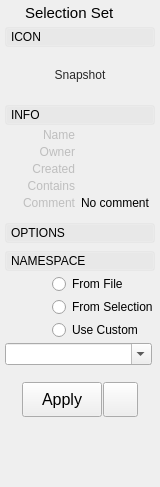
<?xml version="1.0" encoding="UTF-8"?>
<ui version="4.0">
 <class>Form</class>
 <widget class="QWidget" name="Form">
  <property name="geometry">
   <rect>
    <x>0</x>
    <y>0</y>
    <width>160</width>
    <height>487</height>
   </rect>
  </property>
  <property name="sizePolicy">
   <sizepolicy hsizetype="Preferred" vsizetype="Preferred">
    <horstretch>0</horstretch>
    <verstretch>0</verstretch>
   </sizepolicy>
  </property>
  <property name="minimumSize">
   <size>
    <width>160</width>
    <height>440</height>
   </size>
  </property>
  <property name="maximumSize">
   <size>
    <width>16777215</width>
    <height>16777215</height>
   </size>
  </property>
  <property name="windowTitle">
   <string>Form</string>
  </property>
  <property name="styleSheet">
   <string notr="true"/>
  </property>
  <layout class="QVBoxLayout" name="verticalLayout">
   <property name="spacing">
    <number>5</number>
   </property>
   <property name="leftMargin">
    <number>5</number>
   </property>
   <property name="topMargin">
    <number>2</number>
   </property>
   <property name="rightMargin">
    <number>5</number>
   </property>
   <property name="bottomMargin">
    <number>2</number>
   </property>
   <item>
    <layout class="QHBoxLayout" name="horizontalLayout_18">
     <property name="leftMargin">
      <number>2</number>
     </property>
     <property name="topMargin">
      <number>2</number>
     </property>
     <property name="rightMargin">
      <number>2</number>
     </property>
     <property name="bottomMargin">
      <number>0</number>
     </property>
     <item>
      <widget class="QLabel" name="label_6">
       <property name="maximumSize">
        <size>
         <width>13</width>
         <height>13</height>
        </size>
       </property>
       <property name="text">
        <string/>
       </property>
       <property name="pixmap">
        <pixmap>../icons/selectionSet2.png</pixmap>
       </property>
       <property name="scaledContents">
        <bool>true</bool>
       </property>
      </widget>
     </item>
     <item>
      <widget class="QLabel" name="label_2">
       <property name="font">
        <font>
         <family>Arial</family>
         <pointsize>11</pointsize>
         <weight>50</weight>
         <bold>false</bold>
        </font>
       </property>
       <property name="text">
        <string>Selection Set</string>
       </property>
      </widget>
     </item>
    </layout>
   </item>
   <item>
    <widget class="QFrame" name="iconToggleBox">
     <property name="styleSheet">
      <string notr="true"/>
     </property>
     <property name="frameShape">
      <enum>QFrame::NoFrame</enum>
     </property>
     <property name="frameShadow">
      <enum>QFrame::Raised</enum>
     </property>
     <layout class="QVBoxLayout" name="verticalLayout_6">
      <property name="spacing">
       <number>0</number>
      </property>
      <property name="margin">
       <number>0</number>
      </property>
      <item>
       <widget class="QFrame" name="iconToggleBoxHeading">
        <property name="styleSheet">
         <string notr="true"/>
        </property>
        <property name="frameShape">
         <enum>QFrame::NoFrame</enum>
        </property>
        <property name="frameShadow">
         <enum>QFrame::Raised</enum>
        </property>
        <layout class="QVBoxLayout" name="verticalLayout_7">
         <property name="spacing">
          <number>0</number>
         </property>
         <property name="margin">
          <number>0</number>
         </property>
         <item>
          <widget class="QPushButton" name="iconToggleBoxButton">
           <property name="minimumSize">
            <size>
             <width>0</width>
             <height>20</height>
            </size>
           </property>
           <property name="styleSheet">
            <string notr="true">
QPushButton {
	Text-align: left;
	padding-left: 5px;
}

QPushButton:Checked {
	background-color: rgb(255,255,255,25);
}

QPushButton:!Checked {
	background-color: rgb(255,255,255,10);
}</string>
           </property>
           <property name="text">
            <string>ICON</string>
           </property>
           <property name="checkable">
            <bool>true</bool>
           </property>
           <property name="checked">
            <bool>true</bool>
           </property>
           <property name="flat">
            <bool>true</bool>
           </property>
          </widget>
         </item>
        </layout>
       </widget>
      </item>
      <item>
       <widget class="QFrame" name="iconToggleBoxFrame">
        <property name="sizePolicy">
         <sizepolicy hsizetype="Preferred" vsizetype="Expanding">
          <horstretch>0</horstretch>
          <verstretch>0</verstretch>
         </sizepolicy>
        </property>
        <property name="styleSheet">
         <string notr="true"/>
        </property>
        <property name="frameShape">
         <enum>QFrame::NoFrame</enum>
        </property>
        <property name="frameShadow">
         <enum>QFrame::Raised</enum>
        </property>
        <layout class="QVBoxLayout" name="verticalLayout_8">
         <property name="spacing">
          <number>3</number>
         </property>
         <property name="leftMargin">
          <number>0</number>
         </property>
         <property name="topMargin">
          <number>3</number>
         </property>
         <property name="rightMargin">
          <number>0</number>
         </property>
         <property name="bottomMargin">
          <number>0</number>
         </property>
         <item>
          <layout class="QHBoxLayout" name="thumbnailLayout">
           <property name="spacing">
            <number>0</number>
           </property>
           <property name="topMargin">
            <number>0</number>
           </property>
           <property name="bottomMargin">
            <number>0</number>
           </property>
           <item>
            <widget class="QFrame" name="thumbnailFrame">
             <property name="sizePolicy">
              <sizepolicy hsizetype="Expanding" vsizetype="Expanding">
               <horstretch>0</horstretch>
               <verstretch>1</verstretch>
              </sizepolicy>
             </property>
             <property name="minimumSize">
              <size>
               <width>50</width>
               <height>50</height>
              </size>
             </property>
             <property name="maximumSize">
              <size>
               <width>150</width>
               <height>150</height>
              </size>
             </property>
             <property name="styleSheet">
              <string notr="true"/>
             </property>
             <property name="frameShape">
              <enum>QFrame::NoFrame</enum>
             </property>
             <property name="frameShadow">
              <enum>QFrame::Plain</enum>
             </property>
             <property name="lineWidth">
              <number>0</number>
             </property>
             <layout class="QVBoxLayout" name="verticalLayout_4">
              <property name="spacing">
               <number>0</number>
              </property>
              <property name="margin">
               <number>0</number>
              </property>
              <item>
               <widget class="QToolButton" name="thumbnailButton">
                <property name="enabled">
                 <bool>true</bool>
                </property>
                <property name="sizePolicy">
                 <sizepolicy hsizetype="Expanding" vsizetype="Expanding">
                  <horstretch>0</horstretch>
                  <verstretch>1</verstretch>
                 </sizepolicy>
                </property>
                <property name="minimumSize">
                 <size>
                  <width>0</width>
                  <height>0</height>
                 </size>
                </property>
                <property name="maximumSize">
                 <size>
                  <width>150</width>
                  <height>150</height>
                 </size>
                </property>
                <property name="toolTip">
                 <string>Take snapshot</string>
                </property>
                <property name="layoutDirection">
                 <enum>Qt::LeftToRight</enum>
                </property>
                <property name="styleSheet">
                 <string notr="true">color: rgb(40, 40, 40);
border: 1px solid rgb(0, 0, 0, 0);
background-color: rgb(254, 255, 230, 0);</string>
                </property>
                <property name="text">
                 <string>Snapshot</string>
                </property>
                <property name="icon">
                 <iconset>
                  <normaloff>../icons/thumbnail.png</normaloff>../icons/thumbnail.png</iconset>
                </property>
                <property name="iconSize">
                 <size>
                  <width>150</width>
                  <height>150</height>
                 </size>
                </property>
                <property name="popupMode">
                 <enum>QToolButton::InstantPopup</enum>
                </property>
                <property name="toolButtonStyle">
                 <enum>Qt::ToolButtonIconOnly</enum>
                </property>
                <property name="autoRaise">
                 <bool>false</bool>
                </property>
               </widget>
              </item>
             </layout>
            </widget>
           </item>
          </layout>
         </item>
        </layout>
       </widget>
      </item>
     </layout>
    </widget>
   </item>
   <item>
    <widget class="QFrame" name="infoToggleBox">
     <property name="styleSheet">
      <string notr="true"/>
     </property>
     <property name="frameShape">
      <enum>QFrame::NoFrame</enum>
     </property>
     <property name="frameShadow">
      <enum>QFrame::Raised</enum>
     </property>
     <layout class="QVBoxLayout" name="verticalLayout_3">
      <property name="spacing">
       <number>0</number>
      </property>
      <property name="margin">
       <number>0</number>
      </property>
      <item>
       <widget class="QFrame" name="infoToggleBoxHeading">
        <property name="styleSheet">
         <string notr="true"/>
        </property>
        <property name="frameShape">
         <enum>QFrame::NoFrame</enum>
        </property>
        <property name="frameShadow">
         <enum>QFrame::Raised</enum>
        </property>
        <layout class="QVBoxLayout" name="verticalLayout_5">
         <property name="spacing">
          <number>0</number>
         </property>
         <property name="margin">
          <number>0</number>
         </property>
         <item>
          <widget class="QPushButton" name="infoToggleBoxButton">
           <property name="minimumSize">
            <size>
             <width>0</width>
             <height>20</height>
            </size>
           </property>
           <property name="styleSheet">
            <string notr="true">
QPushButton {
	Text-align: left;
	padding-left: 5px;
}

QPushButton:Checked {
	background-color: rgb(255,255,255,25);
}

QPushButton:!Checked {
	background-color: rgb(255,255,255,10);
}</string>
           </property>
           <property name="text">
            <string>INFO</string>
           </property>
           <property name="checkable">
            <bool>true</bool>
           </property>
           <property name="checked">
            <bool>true</bool>
           </property>
           <property name="flat">
            <bool>true</bool>
           </property>
          </widget>
         </item>
        </layout>
       </widget>
      </item>
      <item>
       <widget class="QFrame" name="infoToggleBoxFrame">
        <property name="styleSheet">
         <string notr="true"/>
        </property>
        <property name="frameShape">
         <enum>QFrame::NoFrame</enum>
        </property>
        <property name="frameShadow">
         <enum>QFrame::Raised</enum>
        </property>
        <layout class="QVBoxLayout" name="verticalLayout_9">
         <property name="spacing">
          <number>3</number>
         </property>
         <property name="leftMargin">
          <number>0</number>
         </property>
         <property name="topMargin">
          <number>3</number>
         </property>
         <property name="rightMargin">
          <number>0</number>
         </property>
         <property name="bottomMargin">
          <number>3</number>
         </property>
         <item>
          <layout class="QHBoxLayout" name="horizontalLayout">
           <property name="spacing">
            <number>6</number>
           </property>
           <property name="topMargin">
            <number>0</number>
           </property>
           <item>
            <widget class="QLabel" name="label">
             <property name="enabled">
              <bool>false</bool>
             </property>
             <property name="sizePolicy">
              <sizepolicy hsizetype="Preferred" vsizetype="Preferred">
               <horstretch>2</horstretch>
               <verstretch>0</verstretch>
              </sizepolicy>
             </property>
             <property name="minimumSize">
              <size>
               <width>70</width>
               <height>0</height>
              </size>
             </property>
             <property name="maximumSize">
              <size>
               <width>16777215</width>
               <height>16777215</height>
              </size>
             </property>
             <property name="text">
              <string>Name</string>
             </property>
             <property name="alignment">
              <set>Qt::AlignRight|Qt::AlignTrailing|Qt::AlignVCenter</set>
             </property>
            </widget>
           </item>
           <item>
            <widget class="QLabel" name="name">
             <property name="enabled">
              <bool>true</bool>
             </property>
             <property name="sizePolicy">
              <sizepolicy hsizetype="Expanding" vsizetype="Preferred">
               <horstretch>4</horstretch>
               <verstretch>0</verstretch>
              </sizepolicy>
             </property>
             <property name="text">
              <string/>
             </property>
            </widget>
           </item>
          </layout>
         </item>
         <item>
          <layout class="QHBoxLayout" name="horizontalLayout_9">
           <property name="spacing">
            <number>6</number>
           </property>
           <property name="topMargin">
            <number>0</number>
           </property>
           <item>
            <widget class="QLabel" name="label_13">
             <property name="enabled">
              <bool>false</bool>
             </property>
             <property name="sizePolicy">
              <sizepolicy hsizetype="Preferred" vsizetype="Expanding">
               <horstretch>2</horstretch>
               <verstretch>0</verstretch>
              </sizepolicy>
             </property>
             <property name="minimumSize">
              <size>
               <width>70</width>
               <height>0</height>
              </size>
             </property>
             <property name="maximumSize">
              <size>
               <width>16777215</width>
               <height>16777215</height>
              </size>
             </property>
             <property name="text">
              <string>Owner</string>
             </property>
             <property name="alignment">
              <set>Qt::AlignRight|Qt::AlignTop|Qt::AlignTrailing</set>
             </property>
            </widget>
           </item>
           <item>
            <widget class="QLabel" name="owner">
             <property name="enabled">
              <bool>true</bool>
             </property>
             <property name="sizePolicy">
              <sizepolicy hsizetype="Expanding" vsizetype="Expanding">
               <horstretch>4</horstretch>
               <verstretch>0</verstretch>
              </sizepolicy>
             </property>
             <property name="minimumSize">
              <size>
               <width>0</width>
               <height>0</height>
              </size>
             </property>
             <property name="maximumSize">
              <size>
               <width>16777215</width>
               <height>16777215</height>
              </size>
             </property>
             <property name="styleSheet">
              <string notr="true"/>
             </property>
             <property name="text">
              <string/>
             </property>
             <property name="alignment">
              <set>Qt::AlignLeading|Qt::AlignLeft|Qt::AlignTop</set>
             </property>
             <property name="wordWrap">
              <bool>true</bool>
             </property>
            </widget>
           </item>
          </layout>
         </item>
         <item>
          <layout class="QHBoxLayout" name="horizontalLayout_11">
           <property name="spacing">
            <number>6</number>
           </property>
           <property name="topMargin">
            <number>0</number>
           </property>
           <item>
            <widget class="QLabel" name="label_14">
             <property name="enabled">
              <bool>false</bool>
             </property>
             <property name="sizePolicy">
              <sizepolicy hsizetype="Preferred" vsizetype="Expanding">
               <horstretch>2</horstretch>
               <verstretch>0</verstretch>
              </sizepolicy>
             </property>
             <property name="minimumSize">
              <size>
               <width>70</width>
               <height>0</height>
              </size>
             </property>
             <property name="maximumSize">
              <size>
               <width>16777215</width>
               <height>16777215</height>
              </size>
             </property>
             <property name="text">
              <string>Created</string>
             </property>
             <property name="alignment">
              <set>Qt::AlignRight|Qt::AlignTop|Qt::AlignTrailing</set>
             </property>
            </widget>
           </item>
           <item>
            <widget class="QLabel" name="created">
             <property name="enabled">
              <bool>true</bool>
             </property>
             <property name="sizePolicy">
              <sizepolicy hsizetype="Expanding" vsizetype="Expanding">
               <horstretch>4</horstretch>
               <verstretch>0</verstretch>
              </sizepolicy>
             </property>
             <property name="minimumSize">
              <size>
               <width>0</width>
               <height>0</height>
              </size>
             </property>
             <property name="maximumSize">
              <size>
               <width>16777215</width>
               <height>16777215</height>
              </size>
             </property>
             <property name="styleSheet">
              <string notr="true"/>
             </property>
             <property name="text">
              <string/>
             </property>
             <property name="alignment">
              <set>Qt::AlignLeading|Qt::AlignLeft|Qt::AlignTop</set>
             </property>
             <property name="wordWrap">
              <bool>true</bool>
             </property>
            </widget>
           </item>
          </layout>
         </item>
         <item>
          <layout class="QHBoxLayout" name="horizontalLayout_15">
           <property name="spacing">
            <number>6</number>
           </property>
           <property name="topMargin">
            <number>0</number>
           </property>
           <property name="bottomMargin">
            <number>0</number>
           </property>
           <item>
            <widget class="QLabel" name="label_15">
             <property name="enabled">
              <bool>false</bool>
             </property>
             <property name="sizePolicy">
              <sizepolicy hsizetype="Preferred" vsizetype="Expanding">
               <horstretch>2</horstretch>
               <verstretch>0</verstretch>
              </sizepolicy>
             </property>
             <property name="minimumSize">
              <size>
               <width>70</width>
               <height>0</height>
              </size>
             </property>
             <property name="maximumSize">
              <size>
               <width>16777215</width>
               <height>16777215</height>
              </size>
             </property>
             <property name="text">
              <string>Contains</string>
             </property>
             <property name="alignment">
              <set>Qt::AlignRight|Qt::AlignTop|Qt::AlignTrailing</set>
             </property>
            </widget>
           </item>
           <item>
            <widget class="QLabel" name="contains">
             <property name="enabled">
              <bool>true</bool>
             </property>
             <property name="sizePolicy">
              <sizepolicy hsizetype="Expanding" vsizetype="MinimumExpanding">
               <horstretch>4</horstretch>
               <verstretch>0</verstretch>
              </sizepolicy>
             </property>
             <property name="minimumSize">
              <size>
               <width>0</width>
               <height>0</height>
              </size>
             </property>
             <property name="maximumSize">
              <size>
               <width>16777215</width>
               <height>16777215</height>
              </size>
             </property>
             <property name="styleSheet">
              <string notr="true"/>
             </property>
             <property name="text">
              <string/>
             </property>
             <property name="alignment">
              <set>Qt::AlignLeading|Qt::AlignLeft|Qt::AlignTop</set>
             </property>
             <property name="wordWrap">
              <bool>true</bool>
             </property>
            </widget>
           </item>
          </layout>
         </item>
         <item>
          <layout class="QHBoxLayout" name="horizontalLayout_19">
           <property name="spacing">
            <number>6</number>
           </property>
           <property name="topMargin">
            <number>0</number>
           </property>
           <property name="bottomMargin">
            <number>5</number>
           </property>
           <item>
            <widget class="QLabel" name="label_11">
             <property name="enabled">
              <bool>false</bool>
             </property>
             <property name="sizePolicy">
              <sizepolicy hsizetype="Preferred" vsizetype="Expanding">
               <horstretch>2</horstretch>
               <verstretch>0</verstretch>
              </sizepolicy>
             </property>
             <property name="minimumSize">
              <size>
               <width>70</width>
               <height>0</height>
              </size>
             </property>
             <property name="maximumSize">
              <size>
               <width>16777215</width>
               <height>16777215</height>
              </size>
             </property>
             <property name="text">
              <string>Comment</string>
             </property>
             <property name="alignment">
              <set>Qt::AlignRight|Qt::AlignTop|Qt::AlignTrailing</set>
             </property>
            </widget>
           </item>
           <item>
            <widget class="QLabel" name="comment">
             <property name="enabled">
              <bool>true</bool>
             </property>
             <property name="sizePolicy">
              <sizepolicy hsizetype="Expanding" vsizetype="MinimumExpanding">
               <horstretch>4</horstretch>
               <verstretch>0</verstretch>
              </sizepolicy>
             </property>
             <property name="minimumSize">
              <size>
               <width>0</width>
               <height>0</height>
              </size>
             </property>
             <property name="maximumSize">
              <size>
               <width>16777215</width>
               <height>16777215</height>
              </size>
             </property>
             <property name="styleSheet">
              <string notr="true"/>
             </property>
             <property name="text">
              <string>No comment</string>
             </property>
             <property name="alignment">
              <set>Qt::AlignLeading|Qt::AlignLeft|Qt::AlignTop</set>
             </property>
             <property name="wordWrap">
              <bool>true</bool>
             </property>
             <property name="textInteractionFlags">
              <set>Qt::LinksAccessibleByMouse|Qt::TextSelectableByMouse</set>
             </property>
            </widget>
           </item>
          </layout>
         </item>
        </layout>
       </widget>
      </item>
     </layout>
    </widget>
   </item>
   <item>
    <widget class="QFrame" name="optionsToggleBox">
     <property name="maximumSize">
      <size>
       <width>100000</width>
       <height>100000</height>
      </size>
     </property>
     <property name="styleSheet">
      <string notr="true"/>
     </property>
     <property name="frameShape">
      <enum>QFrame::NoFrame</enum>
     </property>
     <property name="frameShadow">
      <enum>QFrame::Raised</enum>
     </property>
     <layout class="QVBoxLayout" name="verticalLayout_13">
      <property name="spacing">
       <number>0</number>
      </property>
      <property name="margin">
       <number>0</number>
      </property>
      <item>
       <widget class="QFrame" name="optionsToggleBoxHeading">
        <property name="styleSheet">
         <string notr="true"/>
        </property>
        <property name="frameShape">
         <enum>QFrame::NoFrame</enum>
        </property>
        <property name="frameShadow">
         <enum>QFrame::Raised</enum>
        </property>
        <layout class="QVBoxLayout" name="verticalLayout_14">
         <property name="spacing">
          <number>0</number>
         </property>
         <property name="margin">
          <number>0</number>
         </property>
         <item>
          <widget class="QPushButton" name="optionsToggleBoxButton">
           <property name="minimumSize">
            <size>
             <width>0</width>
             <height>20</height>
            </size>
           </property>
           <property name="styleSheet">
            <string notr="true">
QPushButton {
	Text-align: left;
	padding-left: 5px;
}

QPushButton:Checked {
	background-color: rgb(255,255,255,25);
}

QPushButton:!Checked {
	background-color: rgb(255,255,255,10);
}</string>
           </property>
           <property name="text">
            <string>OPTIONS</string>
           </property>
           <property name="checkable">
            <bool>true</bool>
           </property>
           <property name="checked">
            <bool>true</bool>
           </property>
           <property name="flat">
            <bool>true</bool>
           </property>
          </widget>
         </item>
        </layout>
       </widget>
      </item>
      <item>
       <widget class="QFrame" name="optionsToggleBoxFrame">
        <property name="sizePolicy">
         <sizepolicy hsizetype="Preferred" vsizetype="Expanding">
          <horstretch>0</horstretch>
          <verstretch>0</verstretch>
         </sizepolicy>
        </property>
        <property name="styleSheet">
         <string notr="true"/>
        </property>
        <property name="frameShape">
         <enum>QFrame::NoFrame</enum>
        </property>
        <property name="frameShadow">
         <enum>QFrame::Raised</enum>
        </property>
        <layout class="QVBoxLayout" name="verticalLayout_15">
         <property name="spacing">
          <number>3</number>
         </property>
         <property name="leftMargin">
          <number>0</number>
         </property>
         <property name="topMargin">
          <number>3</number>
         </property>
         <property name="rightMargin">
          <number>0</number>
         </property>
         <property name="bottomMargin">
          <number>0</number>
         </property>
        </layout>
       </widget>
      </item>
     </layout>
    </widget>
   </item>
   <item>
    <widget class="QFrame" name="namespaceToggleBox">
     <property name="styleSheet">
      <string notr="true"/>
     </property>
     <property name="frameShape">
      <enum>QFrame::NoFrame</enum>
     </property>
     <property name="frameShadow">
      <enum>QFrame::Raised</enum>
     </property>
     <layout class="QVBoxLayout" name="verticalLayout_16">
      <property name="spacing">
       <number>0</number>
      </property>
      <property name="margin">
       <number>0</number>
      </property>
      <item>
       <widget class="QFrame" name="namespaceToggleBoxHeading">
        <property name="styleSheet">
         <string notr="true"/>
        </property>
        <property name="frameShape">
         <enum>QFrame::NoFrame</enum>
        </property>
        <property name="frameShadow">
         <enum>QFrame::Raised</enum>
        </property>
        <layout class="QVBoxLayout" name="verticalLayout_17">
         <property name="spacing">
          <number>0</number>
         </property>
         <property name="margin">
          <number>0</number>
         </property>
         <item>
          <widget class="QPushButton" name="namespaceToggleBoxButton">
           <property name="minimumSize">
            <size>
             <width>0</width>
             <height>20</height>
            </size>
           </property>
           <property name="styleSheet">
            <string notr="true">
QPushButton {
	Text-align: left;
	padding-left: 5px;
}

QPushButton:Checked {
	background-color: rgb(255,255,255,25);
}

QPushButton:!Checked {
	background-color: rgb(255,255,255,10);
}</string>
           </property>
           <property name="text">
            <string>NAMESPACE</string>
           </property>
           <property name="checkable">
            <bool>true</bool>
           </property>
           <property name="checked">
            <bool>true</bool>
           </property>
           <property name="flat">
            <bool>true</bool>
           </property>
          </widget>
         </item>
        </layout>
       </widget>
      </item>
      <item>
       <widget class="QFrame" name="namespaceToggleBoxFrame">
        <property name="sizePolicy">
         <sizepolicy hsizetype="Preferred" vsizetype="Expanding">
          <horstretch>0</horstretch>
          <verstretch>0</verstretch>
         </sizepolicy>
        </property>
        <property name="styleSheet">
         <string notr="true"/>
        </property>
        <property name="frameShape">
         <enum>QFrame::NoFrame</enum>
        </property>
        <property name="frameShadow">
         <enum>QFrame::Raised</enum>
        </property>
        <layout class="QVBoxLayout" name="verticalLayout_18">
         <property name="spacing">
          <number>3</number>
         </property>
         <property name="leftMargin">
          <number>0</number>
         </property>
         <property name="topMargin">
          <number>3</number>
         </property>
         <property name="rightMargin">
          <number>3</number>
         </property>
         <property name="bottomMargin">
          <number>3</number>
         </property>
         <item>
          <layout class="QHBoxLayout" name="horizontalLayout_5">
           <property name="spacing">
            <number>2</number>
           </property>
           <property name="leftMargin">
            <number>0</number>
           </property>
           <property name="topMargin">
            <number>0</number>
           </property>
           <item>
            <widget class="QLabel" name="label_16">
             <property name="sizePolicy">
              <sizepolicy hsizetype="Preferred" vsizetype="Preferred">
               <horstretch>2</horstretch>
               <verstretch>0</verstretch>
              </sizepolicy>
             </property>
             <property name="minimumSize">
              <size>
               <width>40</width>
               <height>0</height>
              </size>
             </property>
             <property name="maximumSize">
              <size>
               <width>16777215</width>
               <height>16777215</height>
              </size>
             </property>
             <property name="layoutDirection">
              <enum>Qt::LeftToRight</enum>
             </property>
             <property name="text">
              <string/>
             </property>
             <property name="alignment">
              <set>Qt::AlignRight|Qt::AlignTrailing|Qt::AlignVCenter</set>
             </property>
            </widget>
           </item>
           <item>
            <widget class="QRadioButton" name="useFileNamespace">
             <property name="sizePolicy">
              <sizepolicy hsizetype="Expanding" vsizetype="Fixed">
               <horstretch>4</horstretch>
               <verstretch>0</verstretch>
              </sizepolicy>
             </property>
             <property name="minimumSize">
              <size>
               <width>100</width>
               <height>0</height>
              </size>
             </property>
             <property name="text">
              <string>From File</string>
             </property>
            </widget>
           </item>
          </layout>
         </item>
         <item>
          <layout class="QHBoxLayout" name="horizontalLayout_10">
           <property name="spacing">
            <number>2</number>
           </property>
           <property name="leftMargin">
            <number>0</number>
           </property>
           <property name="topMargin">
            <number>0</number>
           </property>
           <item>
            <widget class="QLabel" name="label_17">
             <property name="sizePolicy">
              <sizepolicy hsizetype="Preferred" vsizetype="Preferred">
               <horstretch>2</horstretch>
               <verstretch>0</verstretch>
              </sizepolicy>
             </property>
             <property name="minimumSize">
              <size>
               <width>40</width>
               <height>0</height>
              </size>
             </property>
             <property name="maximumSize">
              <size>
               <width>16777215</width>
               <height>16777215</height>
              </size>
             </property>
             <property name="layoutDirection">
              <enum>Qt::LeftToRight</enum>
             </property>
             <property name="text">
              <string/>
             </property>
             <property name="alignment">
              <set>Qt::AlignRight|Qt::AlignTrailing|Qt::AlignVCenter</set>
             </property>
            </widget>
           </item>
           <item>
            <widget class="QRadioButton" name="useSelectionNamespace">
             <property name="sizePolicy">
              <sizepolicy hsizetype="Expanding" vsizetype="Fixed">
               <horstretch>4</horstretch>
               <verstretch>0</verstretch>
              </sizepolicy>
             </property>
             <property name="minimumSize">
              <size>
               <width>100</width>
               <height>0</height>
              </size>
             </property>
             <property name="text">
              <string>From Selection</string>
             </property>
            </widget>
           </item>
          </layout>
         </item>
         <item>
          <layout class="QHBoxLayout" name="horizontalLayout_12">
           <property name="spacing">
            <number>2</number>
           </property>
           <property name="leftMargin">
            <number>0</number>
           </property>
           <property name="topMargin">
            <number>0</number>
           </property>
           <item>
            <widget class="QLabel" name="label_19">
             <property name="sizePolicy">
              <sizepolicy hsizetype="Preferred" vsizetype="Preferred">
               <horstretch>2</horstretch>
               <verstretch>0</verstretch>
              </sizepolicy>
             </property>
             <property name="minimumSize">
              <size>
               <width>40</width>
               <height>0</height>
              </size>
             </property>
             <property name="maximumSize">
              <size>
               <width>16777215</width>
               <height>16777215</height>
              </size>
             </property>
             <property name="layoutDirection">
              <enum>Qt::LeftToRight</enum>
             </property>
             <property name="text">
              <string/>
             </property>
             <property name="alignment">
              <set>Qt::AlignRight|Qt::AlignTrailing|Qt::AlignVCenter</set>
             </property>
            </widget>
           </item>
           <item>
            <widget class="QRadioButton" name="useCustomNamespace">
             <property name="sizePolicy">
              <sizepolicy hsizetype="Expanding" vsizetype="Fixed">
               <horstretch>4</horstretch>
               <verstretch>0</verstretch>
              </sizepolicy>
             </property>
             <property name="minimumSize">
              <size>
               <width>100</width>
               <height>0</height>
              </size>
             </property>
             <property name="text">
              <string>Use Custom</string>
             </property>
            </widget>
           </item>
          </layout>
         </item>
         <item>
          <widget class="QComboBox" name="namespaceComboBox">
           <property name="sizePolicy">
            <sizepolicy hsizetype="Preferred" vsizetype="Preferred">
             <horstretch>0</horstretch>
             <verstretch>0</verstretch>
            </sizepolicy>
           </property>
           <property name="editable">
            <bool>true</bool>
           </property>
           <property name="frame">
            <bool>true</bool>
           </property>
          </widget>
         </item>
        </layout>
       </widget>
      </item>
     </layout>
    </widget>
   </item>
   <item>
    <widget class="QFrame" name="previewButtons">
     <property name="frameShape">
      <enum>QFrame::NoFrame</enum>
     </property>
     <property name="frameShadow">
      <enum>QFrame::Plain</enum>
     </property>
     <layout class="QHBoxLayout" name="horizontalLayout_6">
      <property name="spacing">
       <number>1</number>
      </property>
      <item>
       <spacer name="horizontalSpacer_3">
        <property name="orientation">
         <enum>Qt::Horizontal</enum>
        </property>
        <property name="sizeHint" stdset="0">
         <size>
          <width>40</width>
          <height>20</height>
         </size>
        </property>
       </spacer>
      </item>
      <item>
       <widget class="QPushButton" name="acceptButton">
        <property name="sizePolicy">
         <sizepolicy hsizetype="Preferred" vsizetype="Fixed">
          <horstretch>0</horstretch>
          <verstretch>0</verstretch>
         </sizepolicy>
        </property>
        <property name="minimumSize">
         <size>
          <width>80</width>
          <height>35</height>
         </size>
        </property>
        <property name="maximumSize">
         <size>
          <width>125</width>
          <height>35</height>
         </size>
        </property>
        <property name="font">
         <font>
          <family>Arial</family>
          <pointsize>12</pointsize>
          <weight>50</weight>
          <bold>false</bold>
         </font>
        </property>
        <property name="toolTip">
         <string/>
        </property>
        <property name="styleSheet">
         <string notr="true"/>
        </property>
        <property name="text">
         <string>Apply</string>
        </property>
       </widget>
      </item>
      <item>
       <widget class="QPushButton" name="selectionSetButton">
        <property name="minimumSize">
         <size>
          <width>35</width>
          <height>35</height>
         </size>
        </property>
        <property name="maximumSize">
         <size>
          <width>35</width>
          <height>16777215</height>
         </size>
        </property>
        <property name="text">
         <string/>
        </property>
        <property name="icon">
         <iconset>
          <normaloff>../icons/selectionSet2.png</normaloff>../icons/selectionSet2.png</iconset>
        </property>
        <property name="iconSize">
         <size>
          <width>25</width>
          <height>25</height>
         </size>
        </property>
       </widget>
      </item>
      <item>
       <spacer name="horizontalSpacer_4">
        <property name="orientation">
         <enum>Qt::Horizontal</enum>
        </property>
        <property name="sizeHint" stdset="0">
         <size>
          <width>40</width>
          <height>20</height>
         </size>
        </property>
       </spacer>
      </item>
     </layout>
    </widget>
   </item>
   <item>
    <widget class="QFrame" name="frame">
     <property name="sizePolicy">
      <sizepolicy hsizetype="Preferred" vsizetype="Expanding">
       <horstretch>0</horstretch>
       <verstretch>2</verstretch>
      </sizepolicy>
     </property>
     <property name="frameShape">
      <enum>QFrame::NoFrame</enum>
     </property>
     <property name="frameShadow">
      <enum>QFrame::Plain</enum>
     </property>
    </widget>
   </item>
   <item>
    <widget class="QLabel" name="label_18">
     <property name="maximumSize">
      <size>
       <width>16777215</width>
       <height>0</height>
      </size>
     </property>
     <property name="text">
      <string/>
     </property>
    </widget>
   </item>
  </layout>
 </widget>
 <resources/>
 <connections/>
 <slots>
  <slot>snapshot()</slot>
  <slot>apply()</slot>
  <slot>edit()</slot>
  <slot>showContextMenu()</slot>
 </slots>
</ui>
